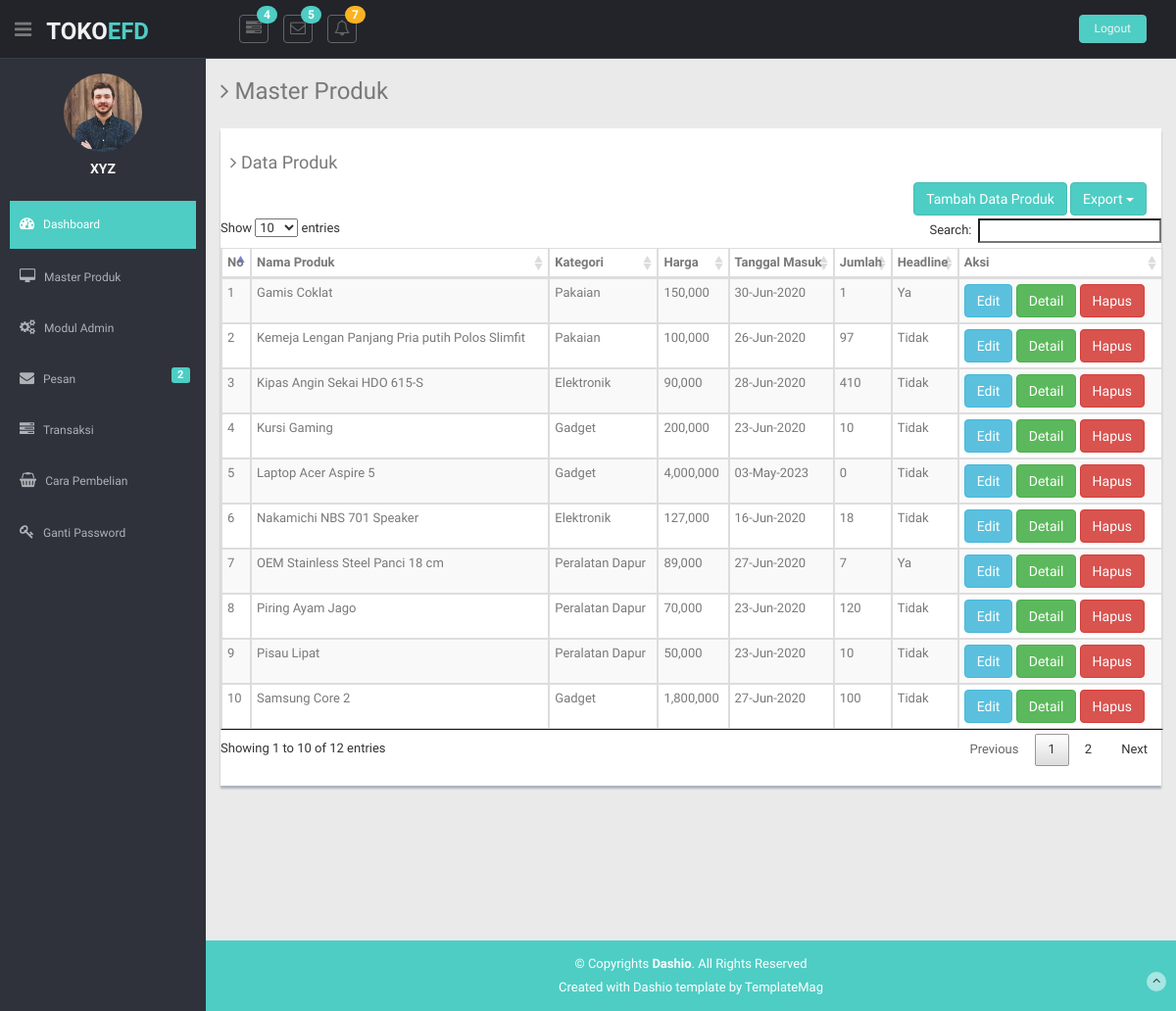
Page /paneladmin/media.php?p=produk (signed in) on the committed database.
### tables this page shows
CREATE TABLE `tb_barang` (
  `kd_barang` int(11) NOT NULL,
  `nama` varchar(50) NOT NULL,
  `id_kategori` varchar(10) NOT NULL,
  `deskripsi` text NOT NULL,
  `jumlah_brg` int(11) NOT NULL,
  `headline` enum('Y','T') NOT NULL,
  `tgl_masuk` date NOT NULL,
  `hrg_jual` double NOT NULL,
  `terjual` int(11) NOT NULL,
  `foto` text NOT NULL,
  `stok_barang` int(5) NOT NULL
);

CREATE TABLE `tb_kategori` (
  `id_kategori` int(11) NOT NULL,
  `nama_kategori` varchar(50) NOT NULL
);

### paneladmin/modul/produk/function.php (called while the page is built, shortened)
<?php
function yn($data) {
	return $data == "Y" ? "Ya" : "Tidak";
}

### paneladmin/modul/produk/produk.php (the view, shortened to what this page needs)
<?php
if(empty($_SESSION['username']) AND empty($_SESSION['passuser'])) {
session_start();
?>
<!DOCTYPE html>
<html lang="en">
<head>
  <meta charset="utf-8">
  <meta name="viewport" content="width=device-width, initial-scale=1.0">
  <meta name="description" content="">
  <meta name="author" content="Dashboard">
  <meta name="keyword" content="Dashboard, Bootstrap, Admin, Template, Theme, Responsive, Fluid, Retina">
  <title>Note Found</title>
  <link href="../../lib/bootstrap/css/bootstrap.min.css" rel="stylesheet">
  <link href="../../lib/font-awesome/css/font-awesome.css" rel="stylesheet" />
  <link href="../../css/style.css" rel="stylesheet">
  <link href="../../css/style-responsive.css" rel="stylesheet">
  <link href="../../assets/DataTables/datatables.min.css" rel="stylesheet" />
  <!-- =======================================================
    Template Name: Dashio
    Template URL: https://templatemag.com/dashio-bootstrap-admin-template/
    Author: TemplateMag.com
    License: https://templatemag.com/license/
  ======================================================= -->
</head>
<body>
<div class="container">
    <div class="row">
      <div class="col-lg-6 col-lg-offset-3 p404 centered">
        <img src="img/404.png" alt="">
        <h1>Jangan Panik Dulu!!</h1>
        <h3>Halaman yang Anda cari tidak ada.</h3>
        <br>
        <h5 class="mt">Silahkan Login Dulu:</h5>
        <p><a href="../../index.php">Login</a></p>
      </div>
    </div>
  </div>
<?php
} else {
  switch(@$_GET['aksi']) {
    default:
?>
<h3><i class="fa fa-angle-right"></i> Master Produk</h3>
  <div class="row mt">
    <div class="col-lg-12">
      <div class="content-panel">
        <h4><i class="fa fa-angle-right"></i> Data Produk</h4>
        <div class="col-lg-12" align="right">
          <a href="<?= "?p=produk&aksi=tambah"; ?>">
        <button type="submit" class="btn btn-theme mb-1">Tambah Data Produk</button></a>
        <div class="btn-group">
          <button type="button" class="btn btn-theme dropdown-toggle" data-toggle="dropdown">
            Export <span class="caret"></span>
            </button>
        </div>
        </div>
        <br><br>
        <section id="unseen">
          <table class="table table-bordered table-striped table-condensed" id="datatables">
            <thead>
              <tr>
                <th>No</th>
                <th>Nama Produk</th>
                <th>Kategori</th>
                <th>Harga</th>
                <th>Tanggal Masuk</th>
                <th>Jumlah</th>
                <th>Headline</th>
                <th>Aksi</th>
              </tr>
            </thead>
            <tbody>
              <?php
              require_once 'function.php';
              $no = 1;
              $sql = mysqli_query($conn, "SELECT * FROM tb_barang ORDER BY nama ASC") or die(mysqli_error($conn));
              while($row = mysqli_fetch_assoc($sql)) { ?>
             <tr>
               <td><?= $no++; ?></td>
               <td><?= $row['nama']; ?></td>
              <?php
              $idk = $row['id_kategori'];
              $kategori = mysqli_query($conn, "SELECT * FROM tb_kategori WHERE id_kategori = $idk") or die(mysqli_error($conn));
              $ktg = mysqli_fetch_assoc($kategori);
              ?>
               <td><?= $ktg['nama_kategori']; ?></td>
               <td><?= number_format($row['hrg_jual']); ?></td>
               <td><?= date('d-M-Y', strtotime($row['tgl_masuk'])) ; ?></td>
               <td><?= $row['jumlah_brg']; ?></td>
               <td><?= yn($row['headline']); ?></td>
               <td colspan="2">
                 <a href="?p=produk&aksi=edit&id=<?= $row['kd_barang']; ?>" class="btn btn-info">Edit</a>
                 <a href="?p=produk&aksi=detail&id=<?= $row['kd_barang']; ?>" class="btn btn-success">Detail</a>
                 <a href="modul/produk/aksi_produk.php?act=hapus&id=<?= $row['kd_barang']; ?>" class="btn btn-danger" onclick="return confirm('Yakin ?')">Hapus</a>
               </td>
             </tr>
              <?php } ?>
            </tbody>
          </table>
<?php
break;
?>
<?php
}
}
?>

### paneladmin/css/style.css (style rules this page uses)
body { color: #797979; background: #eaeaea; font-family: 'Ruda', sans-serif; padding: 0px !important; margin: 0px !important; font-size:13px; }
.btn-theme { color: #fff; background-color: #4ECDC4; border-color: #48bcb4; }
.mt { margin-top: 25px; }
.content-panel { background: #ffffff; box-shadow: 0px 3px 2px #aab2bd; padding-top: 15px; padding-bottom: 5px; }
.content-panel h4 { margin-left: 10px; }

### rows in the picture
tb_barang: nama "Gamis Coklat", id_kategori.nama_kategori "Pakaian", hrg_jual "150,000", tgl_masuk "30-Jun-2020", jumlah_brg "1", headline "Ya"
tb_barang: nama "Kemeja Lengan Panjang Pria putih Polos Slimfit", id_kategori.nama_kategori "Pakaian", hrg_jual "100,000", tgl_masuk "26-Jun-2020", jumlah_brg "97", headline "Tidak"
tb_barang: nama "Kipas Angin Sekai HDO 615-S", id_kategori.nama_kategori "Elektronik", hrg_jual "90,000", tgl_masuk "28-Jun-2020", jumlah_brg "410", headline "Tidak"
tb_barang: nama "Kursi Gaming", id_kategori.nama_kategori "Gadget", hrg_jual "200,000", tgl_masuk "23-Jun-2020", jumlah_brg "10", headline "Tidak"
tb_barang: nama "Laptop Acer Aspire 5", id_kategori.nama_kategori "Gadget", hrg_jual "4,000,000", tgl_masuk "03-May-2023", jumlah_brg "0", headline "Tidak"
tb_barang: nama "Nakamichi NBS 701 Speaker", id_kategori.nama_kategori "Elektronik", hrg_jual "127,000", tgl_masuk "16-Jun-2020", jumlah_brg "18", headline "Tidak"
tb_barang: nama "OEM Stainless Steel Panci 18 cm", id_kategori.nama_kategori "Peralatan Dapur", hrg_jual "89,000", tgl_masuk "27-Jun-2020", jumlah_brg "7", headline "Ya"
tb_barang: nama "Piring Ayam Jago", id_kategori.nama_kategori "Peralatan Dapur", hrg_jual "70,000", tgl_masuk "23-Jun-2020", jumlah_brg "120", headline "Tidak"
tb_barang: nama "Pisau Lipat", id_kategori.nama_kategori "Peralatan Dapur", hrg_jual "50,000", tgl_masuk "23-Jun-2020", jumlah_brg "10", headline "Tidak"
tb_barang: nama "Samsung Core 2", id_kategori.nama_kategori "Gadget", hrg_jual "1,800,000", tgl_masuk "27-Jun-2020", jumlah_brg "100", headline "Tidak"
